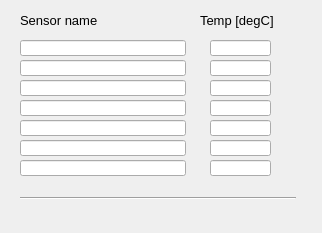
<?xml version="1.0" encoding="UTF-8"?>
<ui version="4.0">
 <class>MainWindow</class>
 <widget class="QMainWindow" name="MainWindow">
  <property name="geometry">
   <rect>
    <x>0</x>
    <y>0</y>
    <width>322</width>
    <height>233</height>
   </rect>
  </property>
  <property name="windowTitle">
   <string>Temperatures</string>
  </property>
  <property name="Title" stdset="0">
   <string>Temperatures &gt;&gt; $(MODULE)</string>
  </property>
  <widget class="QWidget" name="centralwidget">
   <widget class="caLineEdit" name="calineedit">
    <property name="geometry">
     <rect>
      <x>20</x>
      <y>40</y>
      <width>166</width>
      <height>16</height>
     </rect>
    </property>
    <property name="font">
     <font>
      <family>Sans Serif</family>
      <pointsize>10</pointsize>
     </font>
    </property>
    <property name="channel" stdset="0">
     <string notr="true">$(MODULE):ID_0:name</string>
    </property>
   </widget>
   <widget class="caLineEdit" name="calineedit_2">
    <property name="geometry">
     <rect>
      <x>210</x>
      <y>40</y>
      <width>61</width>
      <height>16</height>
     </rect>
    </property>
    <property name="font">
     <font>
      <family>Sans Serif</family>
      <pointsize>10</pointsize>
     </font>
    </property>
    <property name="alignment">
     <set>Qt::AlignCenter</set>
    </property>
    <property name="channel" stdset="0">
     <string notr="true">$(MODULE):ID_0:value</string>
    </property>
   </widget>
   <widget class="QLabel" name="label">
    <property name="geometry">
     <rect>
      <x>20</x>
      <y>10</y>
      <width>121</width>
      <height>21</height>
     </rect>
    </property>
    <property name="font">
     <font>
      <pointsize>10</pointsize>
     </font>
    </property>
    <property name="text">
     <string>Sensor name</string>
    </property>
   </widget>
   <widget class="QLabel" name="label_2">
    <property name="geometry">
     <rect>
      <x>200</x>
      <y>10</y>
      <width>91</width>
      <height>21</height>
     </rect>
    </property>
    <property name="font">
     <font>
      <pointsize>10</pointsize>
     </font>
    </property>
    <property name="text">
     <string>Temp [degC]</string>
    </property>
   </widget>
   <widget class="caLineEdit" name="calineedit_3">
    <property name="geometry">
     <rect>
      <x>210</x>
      <y>60</y>
      <width>61</width>
      <height>16</height>
     </rect>
    </property>
    <property name="font">
     <font>
      <family>Sans Serif</family>
      <pointsize>10</pointsize>
     </font>
    </property>
    <property name="alignment">
     <set>Qt::AlignCenter</set>
    </property>
    <property name="channel" stdset="0">
     <string notr="true">$(MODULE):ID_1:value</string>
    </property>
   </widget>
   <widget class="caLineEdit" name="calineedit_4">
    <property name="geometry">
     <rect>
      <x>20</x>
      <y>60</y>
      <width>166</width>
      <height>16</height>
     </rect>
    </property>
    <property name="font">
     <font>
      <family>Sans Serif</family>
      <pointsize>10</pointsize>
     </font>
    </property>
    <property name="channel" stdset="0">
     <string notr="true">$(MODULE):ID_1:name</string>
    </property>
   </widget>
   <widget class="caLineEdit" name="calineedit_5">
    <property name="geometry">
     <rect>
      <x>20</x>
      <y>80</y>
      <width>166</width>
      <height>16</height>
     </rect>
    </property>
    <property name="font">
     <font>
      <family>Sans Serif</family>
      <pointsize>10</pointsize>
     </font>
    </property>
    <property name="channel" stdset="0">
     <string notr="true">$(MODULE):ID_2:name</string>
    </property>
   </widget>
   <widget class="caLineEdit" name="calineedit_6">
    <property name="geometry">
     <rect>
      <x>210</x>
      <y>80</y>
      <width>61</width>
      <height>16</height>
     </rect>
    </property>
    <property name="font">
     <font>
      <family>Sans Serif</family>
      <pointsize>10</pointsize>
     </font>
    </property>
    <property name="alignment">
     <set>Qt::AlignCenter</set>
    </property>
    <property name="channel" stdset="0">
     <string notr="true">$(MODULE):ID_2:value</string>
    </property>
   </widget>
   <widget class="caLineEdit" name="calineedit_7">
    <property name="geometry">
     <rect>
      <x>210</x>
      <y>100</y>
      <width>61</width>
      <height>16</height>
     </rect>
    </property>
    <property name="font">
     <font>
      <family>Sans Serif</family>
      <pointsize>10</pointsize>
     </font>
    </property>
    <property name="alignment">
     <set>Qt::AlignCenter</set>
    </property>
    <property name="channel" stdset="0">
     <string notr="true">$(MODULE):ID_3:value</string>
    </property>
   </widget>
   <widget class="caLineEdit" name="calineedit_8">
    <property name="geometry">
     <rect>
      <x>20</x>
      <y>100</y>
      <width>166</width>
      <height>16</height>
     </rect>
    </property>
    <property name="font">
     <font>
      <family>Sans Serif</family>
      <pointsize>10</pointsize>
     </font>
    </property>
    <property name="channel" stdset="0">
     <string notr="true">$(MODULE):ID_3:name</string>
    </property>
   </widget>
   <widget class="caLineEdit" name="calineedit_9">
    <property name="geometry">
     <rect>
      <x>20</x>
      <y>140</y>
      <width>166</width>
      <height>16</height>
     </rect>
    </property>
    <property name="font">
     <font>
      <family>Sans Serif</family>
      <pointsize>10</pointsize>
     </font>
    </property>
    <property name="channel" stdset="0">
     <string notr="true">$(MODULE):ID_5:name</string>
    </property>
   </widget>
   <widget class="caLineEdit" name="calineedit_10">
    <property name="geometry">
     <rect>
      <x>210</x>
      <y>140</y>
      <width>61</width>
      <height>16</height>
     </rect>
    </property>
    <property name="font">
     <font>
      <family>Sans Serif</family>
      <pointsize>10</pointsize>
     </font>
    </property>
    <property name="alignment">
     <set>Qt::AlignCenter</set>
    </property>
    <property name="channel" stdset="0">
     <string notr="true">$(MODULE):ID_5:value</string>
    </property>
   </widget>
   <widget class="caLineEdit" name="calineedit_11">
    <property name="geometry">
     <rect>
      <x>20</x>
      <y>120</y>
      <width>166</width>
      <height>16</height>
     </rect>
    </property>
    <property name="font">
     <font>
      <family>Sans Serif</family>
      <pointsize>10</pointsize>
     </font>
    </property>
    <property name="channel" stdset="0">
     <string notr="true">$(MODULE):ID_4:name</string>
    </property>
   </widget>
   <widget class="caLineEdit" name="calineedit_12">
    <property name="geometry">
     <rect>
      <x>210</x>
      <y>120</y>
      <width>61</width>
      <height>16</height>
     </rect>
    </property>
    <property name="font">
     <font>
      <family>Sans Serif</family>
      <pointsize>10</pointsize>
     </font>
    </property>
    <property name="alignment">
     <set>Qt::AlignCenter</set>
    </property>
    <property name="channel" stdset="0">
     <string notr="true">$(MODULE):ID_4:value</string>
    </property>
   </widget>
   <widget class="caLineEdit" name="calineedit_13">
    <property name="geometry">
     <rect>
      <x>20</x>
      <y>160</y>
      <width>166</width>
      <height>16</height>
     </rect>
    </property>
    <property name="font">
     <font>
      <family>Sans Serif</family>
      <pointsize>10</pointsize>
     </font>
    </property>
    <property name="channel" stdset="0">
     <string notr="true">$(MODULE):ID_6:name</string>
    </property>
   </widget>
   <widget class="caLineEdit" name="calineedit_14">
    <property name="geometry">
     <rect>
      <x>210</x>
      <y>160</y>
      <width>61</width>
      <height>16</height>
     </rect>
    </property>
    <property name="font">
     <font>
      <family>Sans Serif</family>
      <pointsize>10</pointsize>
     </font>
    </property>
    <property name="alignment">
     <set>Qt::AlignCenter</set>
    </property>
    <property name="channel" stdset="0">
     <string notr="true">$(MODULE):ID_6:value</string>
    </property>
   </widget>
   <widget class="caRelatedDisplay" name="carelateddisplay">
    <property name="geometry">
     <rect>
      <x>130</x>
      <y>205</y>
      <width>61</width>
      <height>21</height>
     </rect>
    </property>
    <property name="background">
     <color>
      <red>252</red>
      <green>220</green>
      <blue>123</blue>
     </color>
    </property>
    <property name="labels">
     <string notr="true">Ratings</string>
    </property>
    <property name="files">
     <string notr="true">temp_ratings;</string>
    </property>
    <property name="args">
     <string notr="true"/>
    </property>
   </widget>
   <widget class="Line" name="line_13">
    <property name="geometry">
     <rect>
      <x>20</x>
      <y>190</y>
      <width>276</width>
      <height>16</height>
     </rect>
    </property>
    <property name="orientation">
     <enum>Qt::Horizontal</enum>
    </property>
   </widget>
  </widget>
 </widget>
 <customwidgets>
  <customwidget>
   <class>caRelatedDisplay</class>
   <extends>QWidget</extends>
   <header>caRelatedDisplay</header>
  </customwidget>
  <customwidget>
   <class>caLineEdit</class>
   <extends>QLineEdit</extends>
   <header>caLineEdit</header>
  </customwidget>
 </customwidgets>
 <resources/>
 <connections/>
 <designerdata>
  <property name="gridDeltaX">
   <number>5</number>
  </property>
  <property name="gridDeltaY">
   <number>5</number>
  </property>
  <property name="gridSnapX">
   <bool>true</bool>
  </property>
  <property name="gridSnapY">
   <bool>true</bool>
  </property>
  <property name="gridVisible">
   <bool>true</bool>
  </property>
 </designerdata>
</ui>
